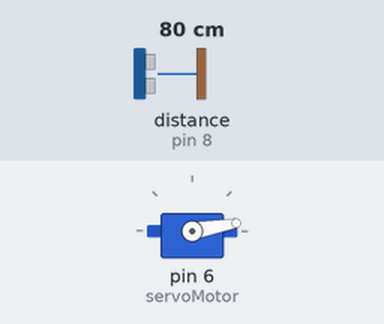
The sketch below on a simulated Arduino Uno, built with avr-gcc and run on an emulated ATmega328P. Shown: servo. The inputs (shaded band) are chosen by the test bench; at power-on: distance to the obstacle (sensor on pin 8) 80 cm.

Above: at 1.2 s.
1.3 s: distance to the obstacle (sensor on pin 8) set to 32 cm
2.8 s: distance to the obstacle (sensor on pin 8) set to 27 cm
At 3.31 s:
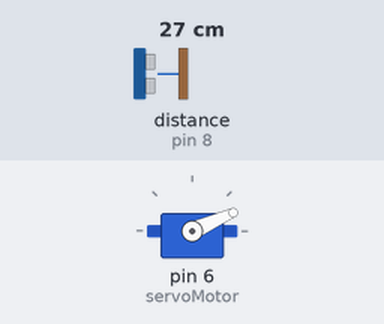
At 5.7 s:
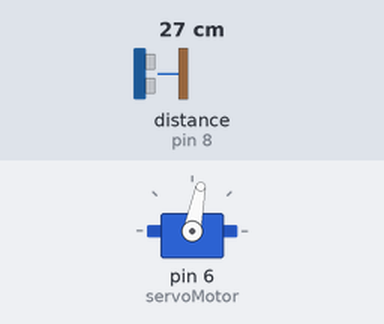
Timing chart, 0 to 11.8 s (numbered marks = the images above; inputs shaded):
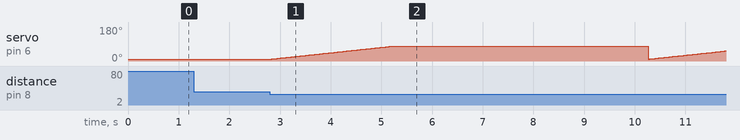

Measured:
- the behaviour switches between 30 and 29 cm on distance to the obstacle (sensor on pin 8) (found by bisection; images 0 and 1)
- after the input at 1.3 s, every drawn part: stays the same

The sketch:

Poubelle.ino.ino
```cpp
#include <Servo.h>
#include <HCSR04.h>

Servo servoMotor;
UltraSonicDistanceSensor distanceSensor(7, 8);


void setup() {


Serial.begin(9600);
servoMotor.attach(6);

}

void loop() {


  double distance = distanceSensor.measureDistanceCm();

//Serial.println(distance);


 if(distance < 30 && distance >0) {

  for(int i = 10; i < 80; i++) {
    servoMotor.write(i);
    delay(35);
}
    delay(5000);

} else {
  servoMotor.write(10);

}


}
```
